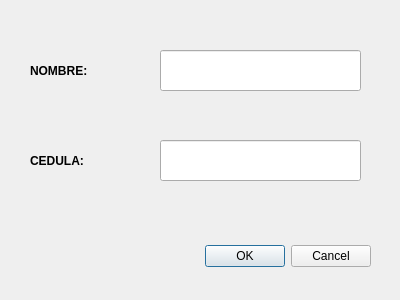
<?xml version="1.0" encoding="UTF-8"?>
<ui version="4.0">
 <class>Dialog</class>
 <widget class="QDialog" name="Dialog">
  <property name="geometry">
   <rect>
    <x>0</x>
    <y>0</y>
    <width>400</width>
    <height>300</height>
   </rect>
  </property>
  <property name="windowTitle">
   <string>Dialog</string>
  </property>
  <widget class="QDialogButtonBox" name="buttonBox">
   <property name="geometry">
    <rect>
     <x>30</x>
     <y>240</y>
     <width>341</width>
     <height>32</height>
    </rect>
   </property>
   <property name="orientation">
    <enum>Qt::Horizontal</enum>
   </property>
   <property name="standardButtons">
    <set>QDialogButtonBox::Cancel|QDialogButtonBox::Ok</set>
   </property>
  </widget>
  <widget class="QLineEdit" name="nombre">
   <property name="geometry">
    <rect>
     <x>160</x>
     <y>50</y>
     <width>201</width>
     <height>41</height>
    </rect>
   </property>
  </widget>
  <widget class="QLineEdit" name="cedula">
   <property name="geometry">
    <rect>
     <x>160</x>
     <y>140</y>
     <width>201</width>
     <height>41</height>
    </rect>
   </property>
  </widget>
  <widget class="QLabel" name="label">
   <property name="geometry">
    <rect>
     <x>30</x>
     <y>50</y>
     <width>121</width>
     <height>41</height>
    </rect>
   </property>
   <property name="font">
    <font>
     <weight>75</weight>
     <bold>true</bold>
    </font>
   </property>
   <property name="text">
    <string>NOMBRE:</string>
   </property>
  </widget>
  <widget class="QLabel" name="label_2">
   <property name="geometry">
    <rect>
     <x>30</x>
     <y>140</y>
     <width>121</width>
     <height>41</height>
    </rect>
   </property>
   <property name="font">
    <font>
     <weight>75</weight>
     <bold>true</bold>
    </font>
   </property>
   <property name="text">
    <string>CEDULA:</string>
   </property>
  </widget>
 </widget>
 <resources/>
 <connections>
  <connection>
   <sender>buttonBox</sender>
   <signal>accepted()</signal>
   <receiver>Dialog</receiver>
   <slot>accept()</slot>
   <hints>
    <hint type="sourcelabel">
     <x>248</x>
     <y>254</y>
    </hint>
    <hint type="destinationlabel">
     <x>157</x>
     <y>274</y>
    </hint>
   </hints>
  </connection>
  <connection>
   <sender>buttonBox</sender>
   <signal>rejected()</signal>
   <receiver>Dialog</receiver>
   <slot>reject()</slot>
   <hints>
    <hint type="sourcelabel">
     <x>316</x>
     <y>260</y>
    </hint>
    <hint type="destinationlabel">
     <x>286</x>
     <y>274</y>
    </hint>
   </hints>
  </connection>
 </connections>
</ui>
